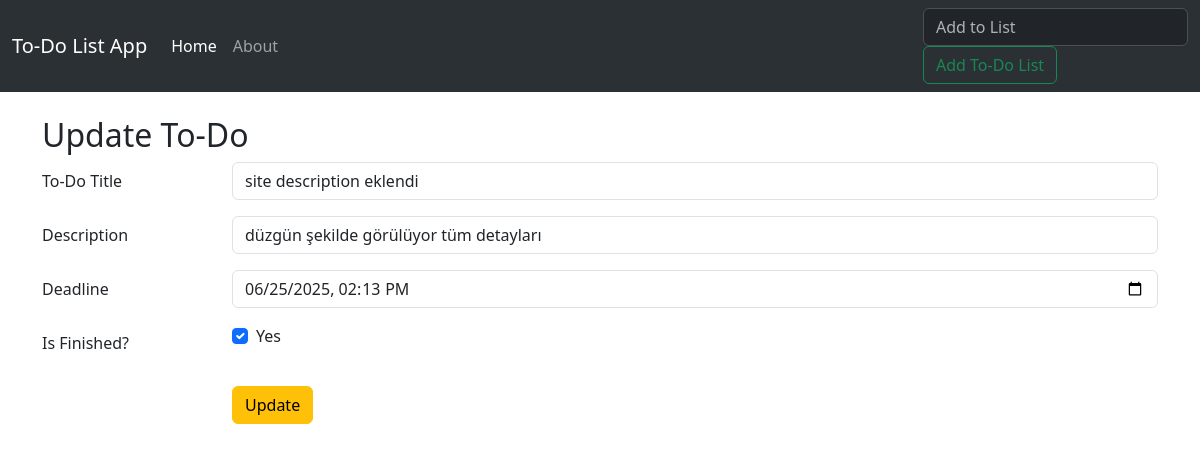
Page /update/33 on the committed database.
### todo_app/models.py (models this page shows, shortened)
class Todos(models.Model):
    title = models.CharField(max_length=100,blank=True)
    description = models.TextField(max_length=1000,blank=True)
    finished = models.BooleanField(default=False)
    date = models.DateTimeField(default=datetime.now,blank=True)
    finished_date = models.DateTimeField(null=True, blank=True)
    deadline = models.DateTimeField(null=True, blank=True)

### todo_app/views.py (the view)
# urls.py: path('update/<Todos_id>',views.update,name="update"),
def update(request, Todos_id):
    todo_item = get_object_or_404(Todos, pk=Todos_id)
    if request.method == "POST":
        form = ListForm(request.POST, instance=todo_item)
        if form.is_valid():
            todo = form.save(commit=False)
            if todo.finished and not todo.finished_date:
                todo.finished_date = datetime.now()
            elif not todo.finished:
                todo.finished_date = None
            todo.save()
            return redirect("index")
    else:
        form = ListForm(instance=todo_item)
    return render(request, "todo_app/update.html", {'form': form})

### todo_app/forms.py
class ListForm(forms.ModelForm):
    class Meta:
        model = Todos
        fields= ["title","description","finished","date","deadline"]
        widgets = {
            'deadline': forms.DateTimeInput(attrs={'type': 'datetime-local'})
        }

### todo_app/templates/todo_app/update.html (shortened to what this page needs)
{% extends "todo_app/base.html" %}
{% block content %}
<div class="container mt-4">
    <h2>Update To-Do</h2>
    <form method="POST">
        <div class="form-group row">
            <label class="col-sm-2 col-form-label">To-Do Title</label>
            <div class="col-sm-10">
                <input type="text" class="form-control" name="title" value="{{ form.title.value|default_if_none:'' }}">
            </div>
        </div>
        <div class="form-group row mt-3">
            <label class="col-sm-2 col-form-label">Description</label>
            <div class="col-sm-10">
                <input type="text" class="form-control" name="description" value="{{ form.description.value|default_if_none:'' }}">
            </div>
        </div>
        <div class="form-group row mt-3">
            <label class="col-sm-2 col-form-label">Deadline</label>
            <div class="col-sm-10">
                <input type="datetime-local" name="deadline" class="form-control"value="{{ form.deadline.value|date:'Y-m-d\\TH:i' }}">
            </div>
        </div>
          <div class="form-group row mt-3">
            <label class="col-sm-2 col-form-label">Is Finished?</label>
            <div class="col-sm-10">
                <div class="form-check">
                    <input class="form-check-input" type="checkbox" name="finished" {% if form.finished.value %}checked{% endif %}>
                    <label class="form-check-label">
                        Yes
                    </label>
                </div>
            </div>
        </div>
        <div class="form-group row mt-4">
            <div class="col-sm-10 offset-sm-2">
                <button type="submit" class="btn btn-warning">Update</button>
            </div>
        </div>
    </form>
</div>
{% endblock %}

### rows in the picture
Todos: title "site description eklendi", description "düzgün şekilde görülüyor tüm detayları"
